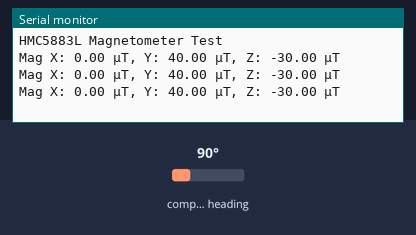
Bench run of a sketch on a simulated STM32 Blue Pill. Shown: the last lines printed to the serial monitor. The test bench sets the inputs (shaded band); at power-on: compass heading 90°.

Above: at 1.3 s.
1.4 s: compass heading set to 7°
At 1.9 s:
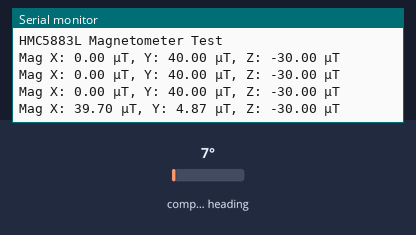
2.9 s: compass heading set to 180°
At 3.4 s:
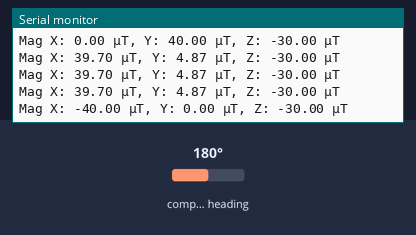
Timing chart, 0 to 5.9 s (numbered marks = the images above; inputs shaded):
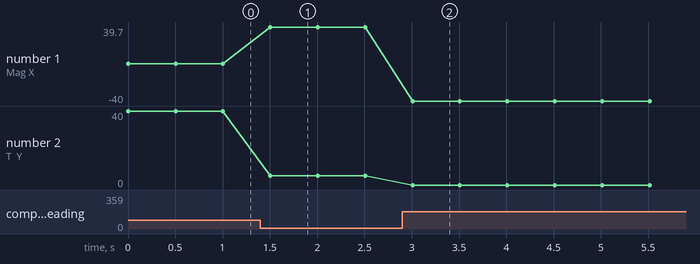

The sketch:

magnetometer.ino
```cpp
#include <Wire.h>
#include <Adafruit_HMC5883_U.h>

Adafruit_HMC5883_Unified mag = Adafruit_HMC5883_Unified(12345);

void setup() {
  Serial.begin(115200);
  while (!Serial);

  // Use PB3 as SDA and PB10 as SCL
  Wire.setSDA(PB3);
  Wire.setSCL(PB10);
  Wire.begin();

  Serial.println("HMC5883L Magnetometer Test");

  if (!mag.begin()) {
    Serial.println("Failed to detect HMC5883L. Check wiring!");
    while (1);
  }
}

void loop() {
  sensors_event_t event;
  mag.getEvent(&event);

  Serial.print("Mag X: "); Serial.print(event.magnetic.x); Serial.print(" μT, ");
  Serial.print("Y: "); Serial.print(event.magnetic.y); Serial.print(" μT, ");
  Serial.print("Z: "); Serial.print(event.magnetic.z); Serial.println(" μT");

  delay(500);
}
```

Measured:
- after the input at 1.4 s, the serial monitor: prints a new line after 0.10 s (image 1)
- after the input at 2.9 s, the serial monitor: prints a new line after 0.11 s (image 2)
- plotted number 1: 0 → 39.7 after the input at 1.4 s, 39.7 → -40 after the input at 2.9 s
- plotted number 2: 40 → 4.87 after the input at 1.4 s
